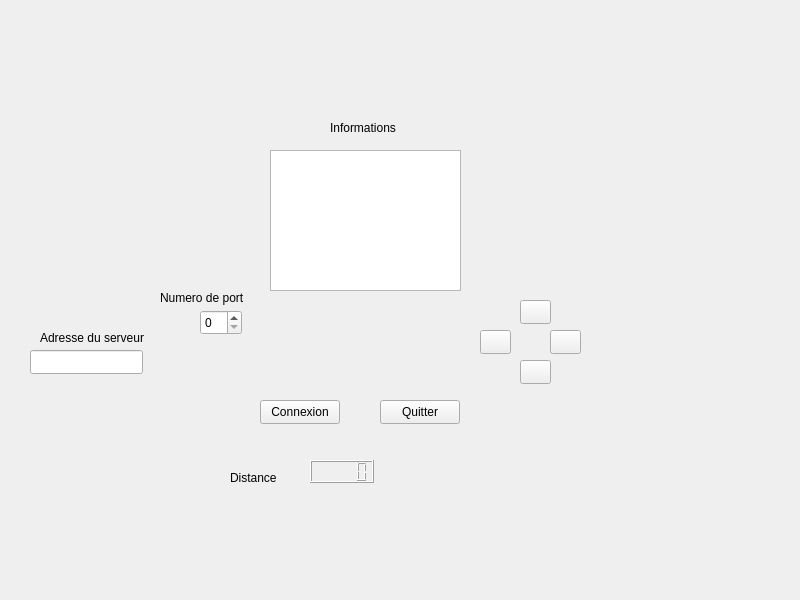
<?xml version="1.0" encoding="UTF-8"?>
<ui version="4.0">
 <class>ClientCrawler</class>
 <widget class="QWidget" name="ClientCrawler">
  <property name="geometry">
   <rect>
    <x>0</x>
    <y>0</y>
    <width>800</width>
    <height>600</height>
   </rect>
  </property>
  <property name="windowTitle">
   <string>ClientCrawler</string>
  </property>
  <widget class="QLineEdit" name="lineEdit_Adresse">
   <property name="geometry">
    <rect>
     <x>30</x>
     <y>350</y>
     <width>113</width>
     <height>24</height>
    </rect>
   </property>
  </widget>
  <widget class="QSpinBox" name="spinBox_Port">
   <property name="geometry">
    <rect>
     <x>200</x>
     <y>310</y>
     <width>42</width>
     <height>25</height>
    </rect>
   </property>
  </widget>
  <widget class="QPushButton" name="pushButtonConnexion">
   <property name="geometry">
    <rect>
     <x>260</x>
     <y>400</y>
     <width>80</width>
     <height>24</height>
    </rect>
   </property>
   <property name="text">
    <string>Connexion</string>
   </property>
  </widget>
  <widget class="QPushButton" name="pushButton_Quitter">
   <property name="geometry">
    <rect>
     <x>380</x>
     <y>400</y>
     <width>80</width>
     <height>24</height>
    </rect>
   </property>
   <property name="text">
    <string>Quitter</string>
   </property>
  </widget>
  <widget class="QLCDNumber" name="lcdNumber">
   <property name="geometry">
    <rect>
     <x>310</x>
     <y>460</y>
     <width>64</width>
     <height>23</height>
    </rect>
   </property>
  </widget>
  <widget class="QLabel" name="label">
   <property name="geometry">
    <rect>
     <x>160</x>
     <y>290</y>
     <width>95</width>
     <height>16</height>
    </rect>
   </property>
   <property name="text">
    <string>Numero de port</string>
   </property>
  </widget>
  <widget class="QLabel" name="label_2">
   <property name="geometry">
    <rect>
     <x>40</x>
     <y>330</y>
     <width>113</width>
     <height>16</height>
    </rect>
   </property>
   <property name="text">
    <string>Adresse du serveur</string>
   </property>
  </widget>
  <widget class="QLabel" name="label_3">
   <property name="geometry">
    <rect>
     <x>230</x>
     <y>470</y>
     <width>52</width>
     <height>16</height>
    </rect>
   </property>
   <property name="text">
    <string>Distance</string>
   </property>
  </widget>
  <widget class="QLabel" name="label_4">
   <property name="geometry">
    <rect>
     <x>330</x>
     <y>120</y>
     <width>76</width>
     <height>16</height>
    </rect>
   </property>
   <property name="text">
    <string>Informations</string>
   </property>
  </widget>
  <widget class="QPushButton" name="pushButton_up">
   <property name="geometry">
    <rect>
     <x>520</x>
     <y>300</y>
     <width>31</width>
     <height>24</height>
    </rect>
   </property>
   <property name="contextMenuPolicy">
    <enum>Qt::DefaultContextMenu</enum>
   </property>
   <property name="text">
    <string/>
   </property>
   <property name="icon">
    <iconset>
     <normaloff>../../images/arrow_up.png</normaloff>../../images/arrow_up.png</iconset>
   </property>
  </widget>
  <widget class="QPushButton" name="pushButton_Right">
   <property name="geometry">
    <rect>
     <x>550</x>
     <y>330</y>
     <width>31</width>
     <height>24</height>
    </rect>
   </property>
   <property name="text">
    <string/>
   </property>
   <property name="icon">
    <iconset>
     <normaloff>../../images/arrow_right.png</normaloff>../../images/arrow_right.png</iconset>
   </property>
  </widget>
  <widget class="QPushButton" name="pushButton_left">
   <property name="geometry">
    <rect>
     <x>480</x>
     <y>330</y>
     <width>31</width>
     <height>24</height>
    </rect>
   </property>
   <property name="text">
    <string/>
   </property>
   <property name="icon">
    <iconset>
     <normaloff>../../images/arrow_left.png</normaloff>../../images/arrow_left.png</iconset>
   </property>
  </widget>
  <widget class="QPushButton" name="pushButton_Down">
   <property name="geometry">
    <rect>
     <x>520</x>
     <y>360</y>
     <width>31</width>
     <height>24</height>
    </rect>
   </property>
   <property name="text">
    <string/>
   </property>
   <property name="icon">
    <iconset>
     <normaloff>../../images/arrow_down.png</normaloff>../../images/arrow_down.png</iconset>
   </property>
  </widget>
  <widget class="QListWidget" name="listWidgetInformations">
   <property name="geometry">
    <rect>
     <x>270</x>
     <y>150</y>
     <width>191</width>
     <height>141</height>
    </rect>
   </property>
  </widget>
 </widget>
 <resources/>
 <connections>
  <connection>
   <sender>pushButton_Quitter</sender>
   <signal>clicked()</signal>
   <receiver>ClientCrawler</receiver>
   <slot>close()</slot>
   <hints>
    <hint type="sourcelabel">
     <x>412</x>
     <y>418</y>
    </hint>
    <hint type="destinationlabel">
     <x>625</x>
     <y>474</y>
    </hint>
   </hints>
  </connection>
 </connections>
</ui>
